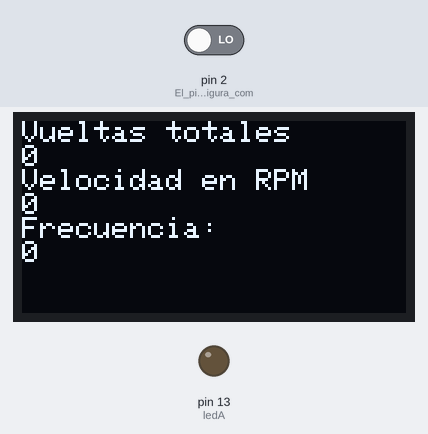
A sketch run on a simulated Arduino Uno, built with avr-gcc and run on an emulated ATmega328P. Parts: 128×64 one-colour display, output pins drawn as LEDs (lit = HIGH). The inputs (shaded band) are chosen by the test bench; at power-on: pin 2 (El_pin_2_se_configura_com) LOW.

Above: at 1.2 s.
1.3 s: pin 2 (El_pin_2_se_configura_com) driven HIGH
At 3.4 s:
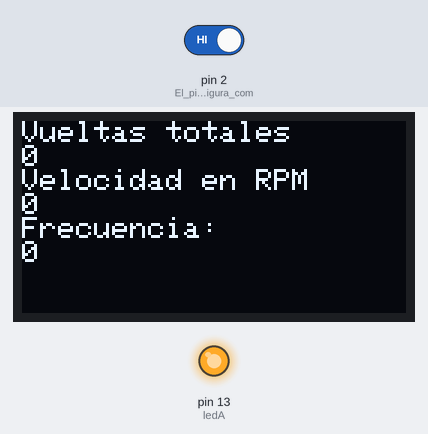
4.3 s: pin 2 (El_pin_2_se_configura_com) driven LOW
At 4.6 s:
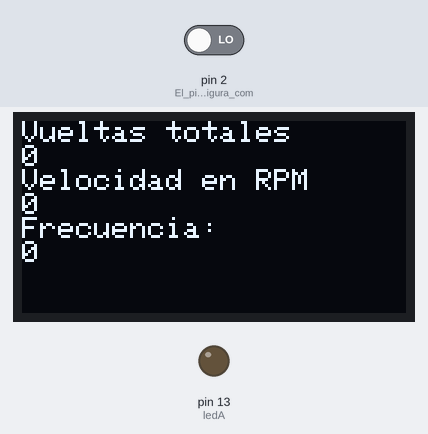
5.8 s: pin 2 (El_pin_2_se_configura_com) driven HIGH
At 7.7 s:
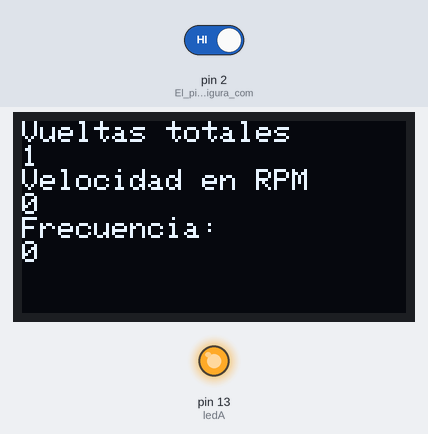
Timing chart, 0 to 9.2 s (numbered marks = the images above; inputs shaded):
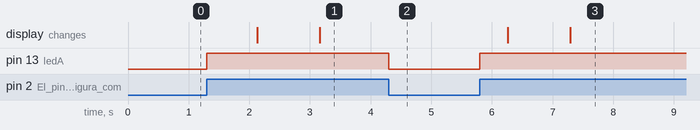

Measured:
- after the input at 1.3 s, pin 13 (ledA): LOW → HIGH at once; the display: first changes after 0.83 s (image 1 shows a later state)
- after the input at 4.3 s, pin 13 (ledA): HIGH → LOW at once
- after the input at 5.8 s, pin 13 (ledA): LOW → HIGH at once; the display: first changes after 0.46 s (image 3 shows a later state)

The sketch:

Hall.ino
```cpp
#include <Wire.h>      // libreria para bus I2C
#include <Adafruit_GFX.h>   // libreria para pantallas graficas
#include <Adafruit_SSD1306.h>   // libreria para controlador SSD1306

#define ANCHO 128     // reemplaza ocurrencia de ANCHO por 128
#define ALTO 64       // reemplaza ocurrencia de ALTO por 64

#define OLED_RESET -1      // necesario por la libreria pero no usado
Adafruit_SSD1306 oled(ANCHO, ALTO, &Wire, OLED_RESET);  // crea objeto

const int retardo=1000; //Retardo que se hace entre cada calculo de velocidad angular (1 segundo)
const int n=2; //Numero de imanes en el disco
const int ledA=13; //LED que indica el estado del sensor
int sensor=0; //Aqui se almacena el estado del sensor
long int cont=0; //Se almacena el numero de veces que se ha pasado por una ranura
long int cont2=0; //Con este contador se calcula la velocidad angular
int  vu, rpm, rpm2;

void setup(){
  Wire.begin(9600); //Se inicia la comunicacion serial
  oled.begin(SSD1306_SWITCHCAPVCC, 0x3C); // inicializa pantalla con direccion 0x3C

  pinMode(2, INPUT); //El pin 2 se configura como entrada
  pinMode(ledA, OUTPUT);
  attachInterrupt(0, sensorA, CHANGE); //Se habilita la interrupcion externa 0 que esta en el pin 2 del Arduino Uno
   //cada que haya una interrupcion se llevara a   cabo la funcion sensorA()
}
void loop(){
  vu= cont/n;
  rpm=cont2*60000/(n*retardo);
  rpm2=rpm/60;

  oled.clearDisplay();      // limpia pantalla
  oled.setTextColor(WHITE);   // establece color al unico disponible (pantalla monocromo)
  oled.setCursor(0, 0);     // ubica cursor en inicio de coordenadas 0,0
  oled.setTextSize(1.5);      // establece tamano de texto en 1
  oled.println("Vueltas totales ");  // escribe en pantalla el texto
  oled.println(vu);
  oled.println("Velocidad en RPM ");
  oled.println(rpm);
  oled.println("Frecuencia: ");
  oled.println(rpm2);      // escribe texto
  // escribe texto
  oled.display();     // muestra en pantalla todo lo establecido anteriormente

  Serial.print("Vueltas totales=");
  Serial.println(cont/n); //Se imprime en el monitor serial el numero de vueltas completas que ha dado
  Serial.print("Velocidad en RPM=");
  Serial.println(cont2*60000/(n*retardo)); //Se imprime la velocidad angular en RPM
  Serial.println();
  cont2=0; //Este contador se reinicia para calcular la siguiente velocidad angular
  delay(retardo); //Retardo entre cada calculo e impresion de resultados
}
//Funcion llamada cada que el pin 2 tiene algun cambio en su estado
void sensorA(){
  sensor=digitalRead(2); // Se lee el pin 2
  if (sensor ==1){ //Hubo un flanco de subida
    digitalWrite(ledA,HIGH); //El LED del pin 13 se enciende
    cont=cont+1; //Los contadores incrementan en uno
    cont2=cont2+1;
  }
  else //Hubo un flanco de bajada
    digitalWrite(ledA,LOW); //El LED del pin 13 se apaga
}
```
